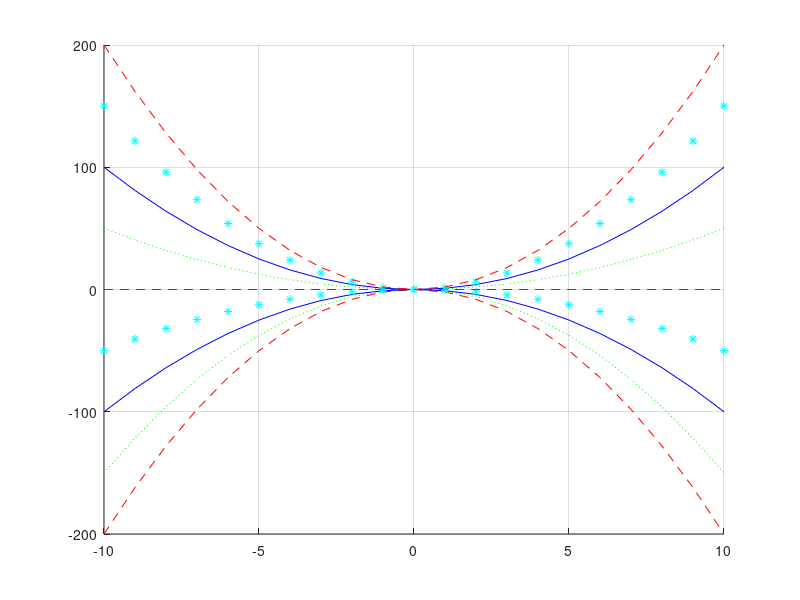

Recreate this plot in MATLAB.
figure;
hold on;
grid on;

a = transpose(-2:.5:2);

kolor = 'rgbc';
tekst = ['r--'; 'g: '; 'b  '; 'c* '];

x = -10:1:10;

for i = 1:length(a)

    index = mod(i-1, length(tekst)) + 1;
    form = tekst(index, :);

    y = a(i) * x.^2;
    plot(x, y, form, 'Color', kolor(index));
end

hold off;
